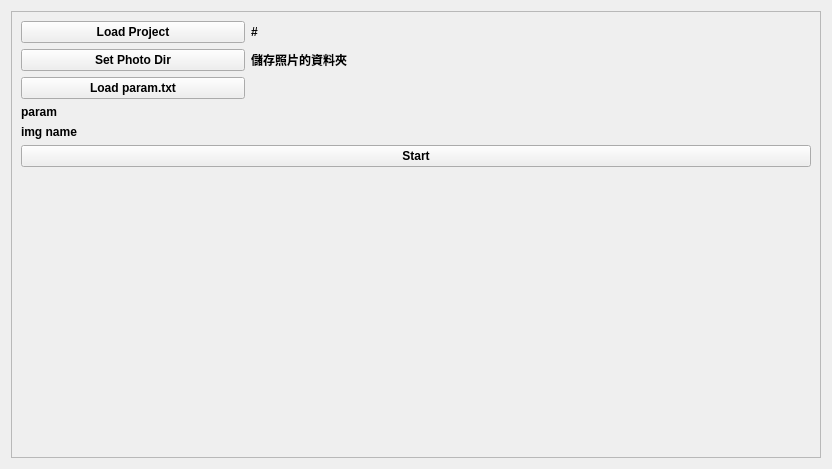
<?xml version="1.0" encoding="UTF-8"?>
<ui version="4.0">
 <class>Form</class>
 <widget class="QWidget" name="Form">
  <property name="geometry">
   <rect>
    <x>0</x>
    <y>0</y>
    <width>832</width>
    <height>469</height>
   </rect>
  </property>
  <property name="windowTitle">
   <string>Form</string>
  </property>
  <property name="styleSheet">
   <string notr="true">font-family:微軟正黑體;
font-weight: bold;</string>
  </property>
  <layout class="QVBoxLayout" name="verticalLayout_2">
   <item>
    <widget class="QScrollArea" name="scrollArea">
     <property name="widgetResizable">
      <bool>true</bool>
     </property>
     <widget class="QWidget" name="scrollAreaWidgetContents">
      <property name="geometry">
       <rect>
        <x>0</x>
        <y>0</y>
        <width>808</width>
        <height>445</height>
       </rect>
      </property>
      <layout class="QVBoxLayout" name="verticalLayout">
       <item>
        <layout class="QVBoxLayout" name="setting_layout">
         <item>
          <layout class="QGridLayout" name="project_layout" columnstretch="2,5">
           <item row="0" column="0">
            <widget class="QPushButton" name="load_project_btn">
             <property name="sizePolicy">
              <sizepolicy hsizetype="Minimum" vsizetype="Fixed">
               <horstretch>0</horstretch>
               <verstretch>0</verstretch>
              </sizepolicy>
             </property>
             <property name="text">
              <string>Load Project</string>
             </property>
            </widget>
           </item>
           <item row="0" column="1">
            <widget class="QLabel" name="project_path">
             <property name="text">
              <string>#</string>
             </property>
            </widget>
           </item>
          </layout>
         </item>
         <item>
          <layout class="QGridLayout" name="trigger_grid" columnstretch="2,5">
           <item row="2" column="0">
            <widget class="QLabel" name="label_5">
             <property name="text">
              <string>param</string>
             </property>
            </widget>
           </item>
           <item row="0" column="1">
            <widget class="QLabel" name="saved_dir">
             <property name="text">
              <string>儲存照片的資料夾</string>
             </property>
            </widget>
           </item>
           <item row="0" column="0">
            <widget class="QPushButton" name="set_saved_dir_btn">
             <property name="text">
              <string>Set Photo Dir</string>
             </property>
            </widget>
           </item>
           <item row="1" column="0">
            <widget class="QPushButton" name="load_txt_btn">
             <property name="text">
              <string>Load param.txt</string>
             </property>
            </widget>
           </item>
           <item row="2" column="1">
            <widget class="QLabel" name="param_label">
             <property name="text">
              <string/>
             </property>
             <property name="wordWrap">
              <bool>true</bool>
             </property>
            </widget>
           </item>
           <item row="1" column="1">
            <widget class="QLabel" name="txt_path_label">
             <property name="text">
              <string/>
             </property>
            </widget>
           </item>
           <item row="3" column="0">
            <widget class="QLabel" name="label_8">
             <property name="text">
              <string>img name</string>
             </property>
            </widget>
           </item>
           <item row="3" column="1">
            <widget class="QLabel" name="img_path_label">
             <property name="text">
              <string/>
             </property>
            </widget>
           </item>
          </layout>
         </item>
        </layout>
       </item>
       <item>
        <layout class="QVBoxLayout" name="capture_layout">
         <item>
          <widget class="QPushButton" name="start_btn">
           <property name="text">
            <string>Start</string>
           </property>
          </widget>
         </item>
        </layout>
       </item>
       <item>
        <spacer name="verticalSpacer">
         <property name="orientation">
          <enum>Qt::Vertical</enum>
         </property>
         <property name="sizeHint" stdset="0">
          <size>
           <width>20</width>
           <height>40</height>
          </size>
         </property>
        </spacer>
       </item>
      </layout>
     </widget>
    </widget>
   </item>
  </layout>
 </widget>
 <resources/>
 <connections/>
</ui>
